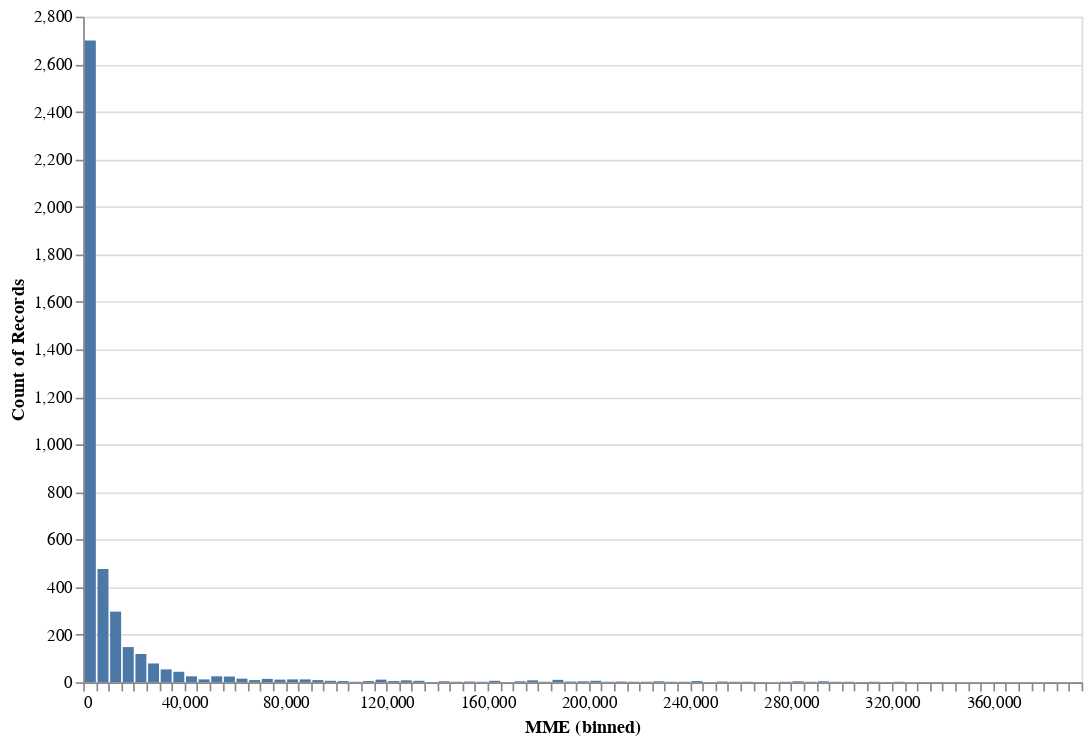

The code cell stored with this chart in its notebook:
### Code cell
alt.Chart(wash_compare).mark_bar().encode(
    alt.X('MME', bin=alt.Bin(maxbins=100)),
    y='count()'
).properties(
    width=600,
    height=400
)

### Figure 1 — Vega-Lite specification as saved in the notebook (floating-point values rounded to 4 significant figures; data arrays with more than 128 entries replaced by an {"elided": "..."} marker saying what was removed)
{"config": {"view": {"continuousWidth": 400, "continuousHeight": 300}}, "data": {"name": "data-c7368b5ff5077e537c6f49218b68a023"}, "mark": "bar", "encoding": {"x": {"bin": {"maxbins": 100}, "field": "MME", "type": "quantitative"}, "y": {"aggregate": "count", "type": "quantitative"}}, "height": 400, "width": 600, "$schema": "https://vega.github.io/schema/vega-lite/v4.17.0.json", "datasets": {"data-c7368b5ff5077e537c6f49218b68a023": {"elided": "4247 records"}}}
